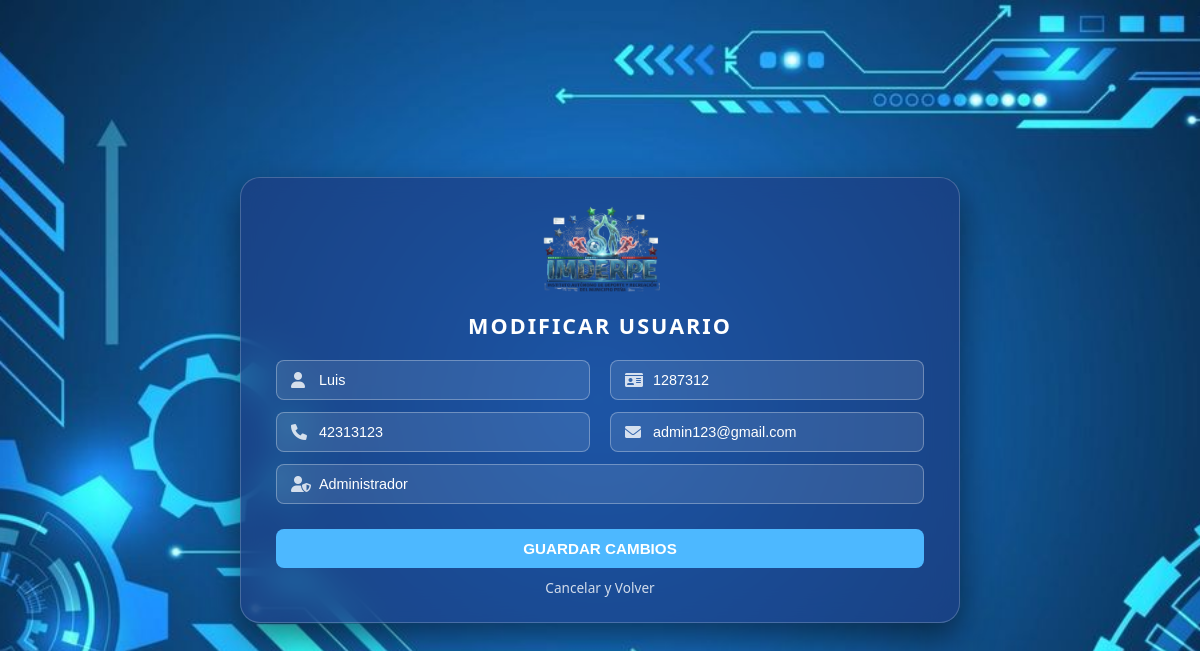
The page /vista/editar_usuario.php?id=1&pagina=1 (signed in) on the database its author committed.
### tables this page shows
CREATE TABLE `usuarios` (
  `id` int(11) NOT NULL,
  `nombre` varchar(40) NOT NULL,
  `cedula` int(8) NOT NULL,
  `telefono` varchar(20) NOT NULL,
  `correo` varchar(255) NOT NULL,
  `contraseña` varchar(255) NOT NULL,
  `tipo` enum('administrador','usuario') NOT NULL DEFAULT 'usuario'
);

### vista/editar_usuario.php (the view, shortened to what this page needs)
<?php
require_once '../controlador/conexion.php';
$id_usuario    = intval($_GET['id']);
$pagina_actual = isset($_GET['pagina']) ? (int)$_GET['pagina'] : 1;
$stmt = $conexion->prepare("SELECT nombre, cedula, telefono, correo, tipo FROM usuarios WHERE id = ?");
$stmt->bind_param("i", $id_usuario);
$stmt->execute();
$resultado = $stmt->get_result();
$usuario = $resultado->fetch_assoc();
?>
<!DOCTYPE html>
<html lang="es">
<head>
    <link rel="stylesheet" href="../estilo/style22.css">
    <link rel="stylesheet" href="https://cdnjs.cloudflare.com/ajax/libs/font-awesome/6.0.0/css/all.min.css">
</head>
<body>
    <div class="login-container">
        <form action="../controlador/controlador_editar_usuario.php" method="POST" class="glass-form" novalidate>
            <div class="logo-container">
                <img src="../estilo/logo.png" alt="IMDERPE" class="logo-form">
            </div>
            <h2 class="form-title">Modificar Usuario</h2>
            <div class="form-grid">
                <div class="input-group">
                    <i class="fas fa-user"></i>
                    <input type="text" name="nombre" id="nombre" placeholder="Nombre Completo" autocomplete="off" value="<?php echo htmlspecialchars($usuario['nombre']); ?>">
                </div>
                <div class="input-group">
                    <i class="fas fa-id-card"></i>
                    <input type="text" name="cedula" id="cedula" placeholder="Cédula de Identidad" autocomplete="off" value="<?php echo htmlspecialchars($usuario['cedula']); ?>">
                </div>
                <div class="input-group">
                    <i class="fas fa-phone"></i>
                    <input type="text" name="telefono" id="telefono" placeholder="Número de Teléfono" autocomplete="off" value="<?php echo htmlspecialchars($usuario['telefono']); ?>">
                </div>
                <div class="input-group">
                    <i class="fas fa-envelope"></i>
                    <input type="email" name="correo" id="correo" placeholder="Correo Electrónico" autocomplete="off" value="<?php echo htmlspecialchars($usuario['correo']); ?>">
                </div>
                <div class="input-group" style="grid-column: span 2;">
                    <i class="fas fa-user-shield"></i>
                    <select name="tipo" id="tipo" class="select-input">
                        <option value="administrador" <?php echo ($usuario['tipo'] == 'administrador') ? 'selected' : ''; ?>>Administrador</option>
                    </select>
                </div>
            </div>
            <div class="action-row">
                <button type="submit" name="btn_editar" class="btn-register">Guardar Cambios</button>
                <a href="administrar_usuarios.php?pagina=<?php echo $pagina_actual; ?>" class="btn-cancel">Cancelar y Volver</a>
            </div>
        </form>
    </div>
</body>
</html>

### estilo/style22.css (style rules this page uses)
body { margin: 0; padding: 0; font-family: 'Segoe UI', sans-serif; background-image: url('../estilo/background_cancha.jpg'); background-size: cover; background-position: center; background-attachment: fixed; height: 100vh; display: flex; justify-content: center; align-items: center; overflow: hidden; }
.login-container { width: 100%; max-width: 720px; padding: 15px; }
.glass-form { background: rgba(29, 61, 129, 0.7); backdrop-filter: blur(15px); -webkit-backdrop-filter: blur(15px); border: 1px solid rgba(255, 255, 255, 0.2); border-radius: 20px; padding: 25px 35px; box-shadow: 0 15px 35px rgba(0,0,0,0.5); text-align: center; }
.logo-form { width: 128px; height: auto; margin-bottom: 10px; display: block; margin-left: auto; margin-right: auto; }
.form-title { color: white; margin-bottom: 20px; text-transform: uppercase; letter-spacing: 2px; font-size: 1.35rem; }
.form-grid { display: grid; grid-template-columns: 1fr 1fr; gap: 12px 20px; }
.input-group { position: relative; margin-bottom: 0px; display: flex; flex-direction: column; }
.input-group > i { position: absolute; left: 15px; top: 20px; transform: translateY(-50%); color: rgba(255, 255, 255, 0.8); z-index: 2; pointer-events: none; }
.input-group input, .input-group select { width: 100%; height: 40px; padding: 0 12px 0 42px; background: rgba(255, 255, 255, 0.1) !important; border: 1px solid rgba(255, 255, 255, 0.3); border-radius: 8px; color: white; outline: none; box-sizing: border-box; font-size: 0.9rem; transition: background-color 5000s ease-in-out 0s, border-color 0.3s ease; }
.input-group select { appearance: none; -webkit-appearance: none; -moz-appearance: none; cursor: pointer; }
.input-group select option { background: #1D3D81; color: white; }
.input-group input::placeholder { color: rgba(255, 255, 255, 0.8); }
.action-row { margin-top: 25px; display: flex; flex-direction: column; align-items: center; gap: 10px; }
.btn-register { width: 100%; padding: 11px; background: #4db8ff; border: none; border-radius: 8px; color: white; font-weight: bold; cursor: pointer; transition: 0.3s; text-transform: uppercase; font-size: 0.95rem; }
.btn-cancel { display: inline-block; color: white; text-decoration: none; font-size: 0.85rem; opacity: 0.8; transition: 0.3s; }

### rows shown on the page
usuarios: nombre "Luis", cedula "1287312", telefono "42313123", correo "admin123@gmail.com", tipo "Administrador"
